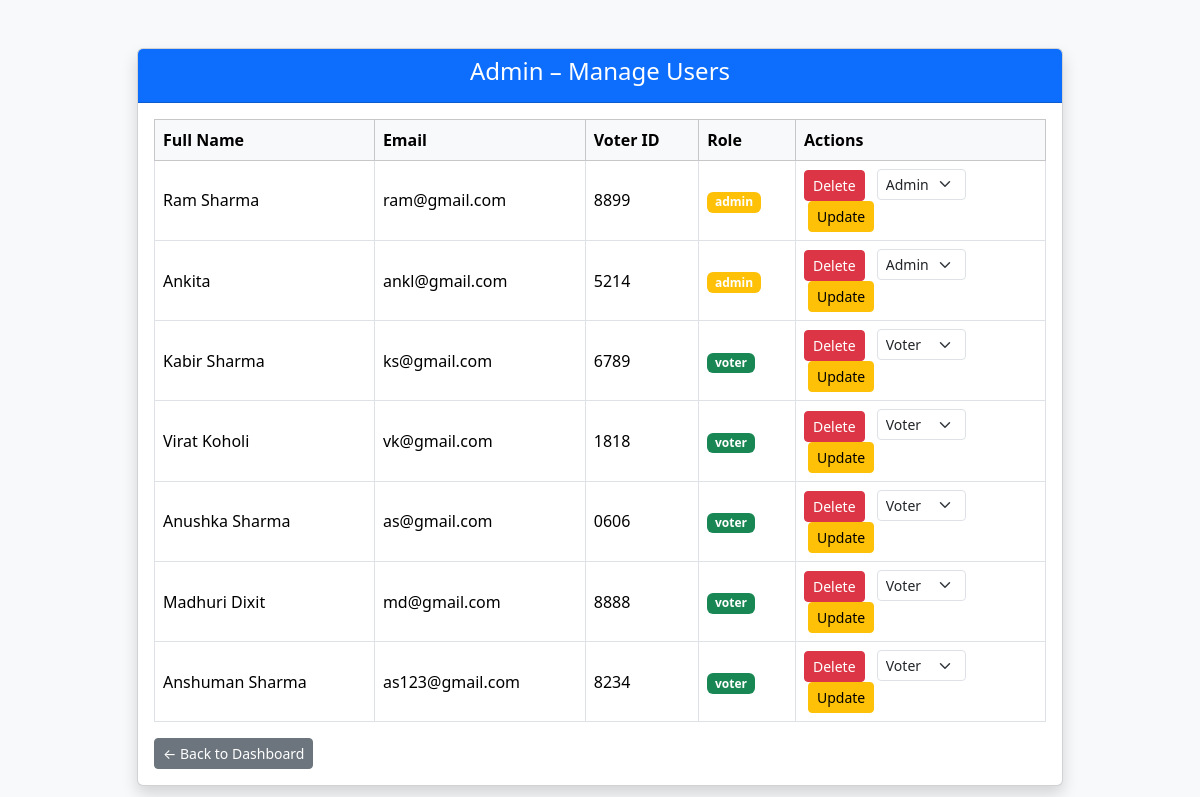
Page /admin/users (signed in) on the committed database.
### tables this page shows
CREATE TABLE users (
            id INTEGER PRIMARY KEY AUTOINCREMENT,
            full_name TEXT NOT NULL,
            email TEXT UNIQUE NOT NULL,
            password TEXT NOT NULL,
            aadhaar_number TEXT UNIQUE NOT NULL,
            voter_id TEXT UNIQUE NOT NULL,
            role TEXT CHECK(role IN ('voter', 'admin')) NOT NULL
        );

### app.py (the view)
@app.route("/admin/users")
@admin_required
@login_required
def admin_users():
    conn = get_db_connection()
    users = conn.execute("""
        SELECT id, full_name, email, voter_id, role
        FROM users
        WHERE id != ?
    """, (session["user_id"],)).fetchall()
    conn.close()
    return render_template("admin/admin_users.html", users=users)

### app.py (called while the page is built)
def get_db_connection():
    conn = sqlite3.connect(DATABASE)
    conn.row_factory = sqlite3.Row
    return conn

def login_required(view_func):
    @wraps(view_func)
    def wrapper(*args, **kwargs):
        if "user_id" not in session:
            flash("Please login first", "danger")
            return redirect(url_for("login"))
        return view_func(*args, **kwargs)
    return wrapper

def admin_required(view_func):
    @wraps(view_func)
    def wrapper(*args, **kwargs):
        if "user_id" not in session:
            flash("Please login first", "danger")
            return redirect(url_for("login"))
        if session.get("role") != "admin":
            flash("Admin access required", "danger")
            return redirect(url_for("login"))
        return view_func(*args, **kwargs)
    return wrapper

### templates/admin/admin_users.html (shortened to what this page needs)
<!DOCTYPE html>
<html lang="en">
<head>
    <link href="https://cdn.jsdelivr.net/npm/bootstrap@5.3.2/dist/css/bootstrap.min.css" rel="stylesheet">
</head>
<body class="bg-light">
<div class="container mt-5">
    <div class="row justify-content-center">
        <div class="col-md-10">
            <div class="card shadow">
                <div class="card-header bg-primary text-white text-center">
                    <h4>Admin – Manage Users</h4>
                </div>
                <div class="card-body">
                    <table class="table table-bordered table-hover align-middle">
                        <thead class="table-light">
                            <tr>
                                <th>Full Name</th>
                                <th>Email</th>
                                <th>Voter ID</th>
                                <th>Role</th>
                                <th style="width: 250px;">Actions</th>
                            </tr>
                        </thead>
                        <tbody>
                        {% for user in users %}
                            <tr>
                                <td>{{ user.full_name }}</td>
                                <td>{{ user.email }}</td>
                                <td>{{ user.voter_id }}</td>
                                <td>
                                    <span class="badge {% if user.role == 'admin' %}bg-warning{% else %}bg-success{% endif %}">
                                        {{ user.role }}
                                    </span>
                                </td>
                                <td>
                                    <form action="/admin/delete-user/{{ user.id }}" method="POST" class="d-inline">
                                        <button class="btn btn-danger btn-sm"
                                                onclick="return confirm('Are you sure you want to delete this user?')">
                                            Delete
                                        </button>
                                    </form>
                                    <form action="/admin/update-role/{{ user.id }}" method="POST" class="d-inline ms-2">
                                        <select name="role" class="form-select form-select-sm d-inline w-auto">
                                            <option value="voter" {% if user.role == 'voter' %}selected{% endif %}>
                                                Voter
                                            </option>
                                            <option value="admin" {% if user.role == 'admin' %}selected{% endif %}>
                                                Admin
                                            </option>
                                        </select>
                                        <button class="btn btn-warning btn-sm ms-1">
                                            Update
                                        </button>
                                    </form>
                                </td>
                            </tr>
                        {% endfor %}
                        </tbody>
                    </table>
                    <div class="mt-3">
                        <a href="/admin" class="btn btn-secondary btn-sm">← Back to Dashboard</a>
                    </div>
                </div>
            </div>
        </div>
    </div>
</div>
</body>
</html>

### rows in the picture
users: full_name "Ram Sharma", email "ram@gmail.com", voter_id "8899", role "admin", role "Admin"
users: full_name "Ankita", email "ankl@gmail.com", voter_id "5214", role "admin", role "Admin"
users: full_name "Kabir Sharma", email "ks@gmail.com", voter_id "6789", role "voter", role "Voter"
users: full_name "Virat Koholi", email "vk@gmail.com", voter_id "1818", role "voter", role "Voter"
users: full_name "Anushka Sharma", email "as@gmail.com", voter_id "0606", role "voter", role "Voter"
users: full_name "Madhuri Dixit", email "md@gmail.com", voter_id "8888", role "voter", role "Voter"
users: full_name "Anshuman Sharma", email "as123@gmail.com", voter_id "8234", role "voter", role "Voter"
